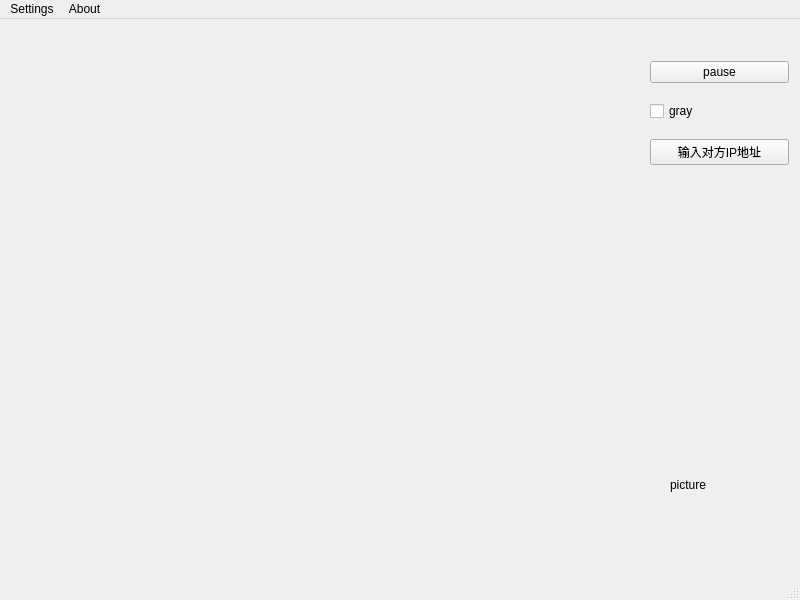
<?xml version="1.0" encoding="UTF-8"?>
<ui version="4.0">
 <class>Chat</class>
 <widget class="QMainWindow" name="Chat">
  <property name="geometry">
   <rect>
    <x>0</x>
    <y>0</y>
    <width>800</width>
    <height>600</height>
   </rect>
  </property>
  <property name="windowTitle">
   <string>MainWindow</string>
  </property>
  <widget class="QWidget" name="centralwidget">
   <widget class="QLabel" name="label">
    <property name="geometry">
     <rect>
      <x>670</x>
      <y>410</y>
      <width>111</width>
      <height>111</height>
     </rect>
    </property>
    <property name="text">
     <string>picture</string>
    </property>
   </widget>
   <widget class="QWidget" name="verticalLayoutWidget">
    <property name="geometry">
     <rect>
      <x>450</x>
      <y>30</y>
      <width>141</width>
      <height>131</height>
     </rect>
    </property>
    <layout class="QVBoxLayout" name="verticalLayout"/>
   </widget>
   <widget class="QWidget" name="">
    <property name="geometry">
     <rect>
      <x>650</x>
      <y>30</y>
      <width>139</width>
      <height>131</height>
     </rect>
    </property>
    <layout class="QVBoxLayout" name="verticalLayout_2">
     <item>
      <widget class="QPushButton" name="pushButton">
       <property name="text">
        <string>pause</string>
       </property>
      </widget>
     </item>
     <item>
      <widget class="QCheckBox" name="checkBox">
       <property name="text">
        <string>gray</string>
       </property>
      </widget>
     </item>
     <item>
      <widget class="QPushButton" name="inputIP_btn">
       <property name="text">
        <string>输入对方IP地址</string>
       </property>
      </widget>
     </item>
    </layout>
   </widget>
  </widget>
  <widget class="QMenuBar" name="menubar">
   <property name="geometry">
    <rect>
     <x>0</x>
     <y>0</y>
     <width>800</width>
     <height>29</height>
    </rect>
   </property>
   <widget class="QMenu" name="menuChat">
    <property name="title">
     <string>Settings</string>
    </property>
   </widget>
   <widget class="QMenu" name="menuAbout">
    <property name="title">
     <string>About</string>
    </property>
   </widget>
   <addaction name="menuChat"/>
   <addaction name="menuAbout"/>
  </widget>
  <widget class="QStatusBar" name="statusbar"/>
 </widget>
 <resources/>
 <connections/>
</ui>
